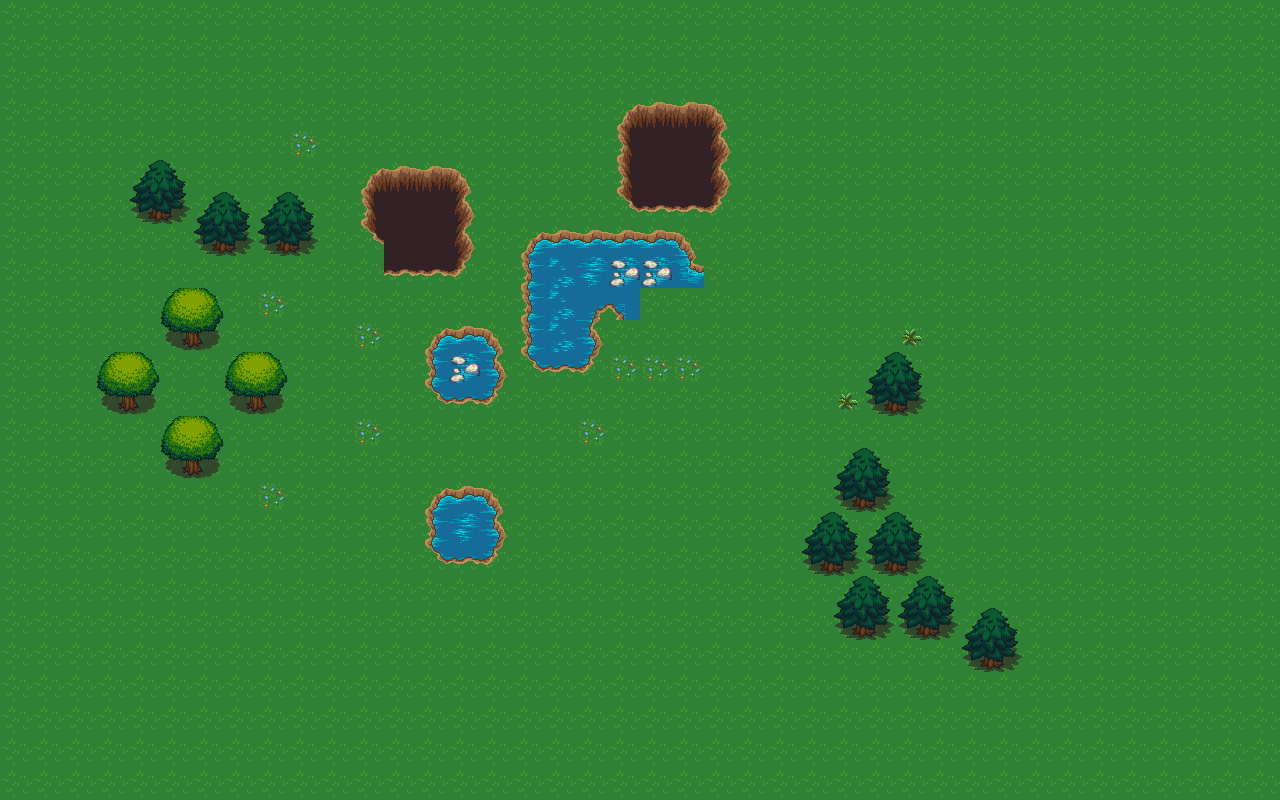

This game map was drawn from its Tiled (.tmx) file and the tilesets committed beside it. A one-line description and the full map source follow:
An orthogonal 40x25 tile map with 32x32 px tiles, 2 tile layers (Tile Layer 2, Tile Layer 1).

<map version="1.2" tiledversion="1.3.3" orientation="orthogonal" renderorder="right-down" width="40" height="25" tilewidth="32" tileheight="32" infinite="0" nextlayerid="3" nextobjectid="1">
 <tileset firstgid="1" source="tiled.tsx" />
 <layer id="2" name="Tile Layer 2" width="40" height="25">
  <data encoding="csv">
1,1,1,1,1,1,1,1,1,1,1,1,1,1,1,1,1,1,1,1,1,1,1,1,1,1,1,1,1,1,1,1,1,1,1,1,1,1,1,1,
1,1,1,1,1,1,1,1,1,1,1,1,1,1,1,1,1,1,1,1,1,1,1,1,1,1,1,1,1,1,1,1,1,1,1,1,1,1,1,1,
1,1,1,1,1,1,1,1,1,1,1,1,1,1,1,1,1,1,1,1,1,1,1,1,1,1,1,1,1,1,1,1,1,1,1,1,1,1,1,1,
1,1,1,1,1,1,1,1,1,1,1,1,1,1,1,1,1,1,1,1,1,1,1,1,1,1,1,1,1,1,1,1,1,1,1,1,1,1,1,1,
1,1,1,1,1,1,1,1,1,2,1,1,1,1,1,1,1,1,1,7,8,9,1,1,1,1,1,1,1,1,1,1,1,1,1,1,1,1,1,1,
1,1,1,1,1,1,1,1,1,1,1,7,8,9,1,1,1,1,1,23,24,25,1,1,1,1,1,1,1,1,1,1,1,1,1,1,1,1,1,1,
1,1,1,1,1,1,1,1,1,1,1,23,24,25,1,1,1,1,1,39,40,41,1,1,1,1,1,1,1,1,1,1,1,1,1,1,1,1,1,1,
1,1,1,1,1,1,1,1,1,1,1,39,40,41,1,1,1,1,1,1,0,1,1,1,1,1,1,1,1,1,1,1,1,1,1,1,1,1,1,1,
1,1,1,1,1,1,1,1,1,1,1,1,1,1,1,1,1,1,134,1,1,1,1,1,1,1,1,1,1,1,1,1,1,1,1,1,1,1,1,1,
1,1,1,1,1,1,1,1,2,1,1,1,1,1,1,1,1,1,1,1,1,1,1,1,1,1,1,1,1,1,1,1,1,1,1,1,1,1,1,1,
1,1,1,1,1,1,1,1,1,1,1,2,1,1,1,1,1,1,1,1,1,1,1,1,1,1,1,1,1,1,1,1,1,1,1,1,1,1,1,1,
1,1,1,1,1,1,1,1,1,1,1,1,1,1,1,1,1,1,1,2,2,2,1,1,1,1,1,1,1,1,1,1,1,1,1,1,1,1,1,1,
1,1,1,1,1,1,1,1,1,1,1,1,1,1,1,1,1,1,1,1,1,1,1,1,1,1,1,1,1,1,1,1,1,1,1,1,1,1,1,1,
1,1,1,1,1,1,1,1,1,1,1,2,1,1,1,1,1,1,2,1,1,1,1,1,1,1,1,1,1,1,1,1,1,1,1,1,1,1,1,1,
1,1,1,1,1,1,1,1,1,1,1,1,1,1,1,1,1,1,1,1,1,1,1,1,1,1,1,1,1,1,1,1,1,1,1,1,1,1,1,1,
1,1,1,1,1,1,1,1,2,1,1,1,1,1,1,0,1,1,1,1,1,1,1,1,1,1,1,1,1,1,1,1,1,1,1,1,1,1,1,1,
1,1,1,1,1,1,1,1,1,1,1,1,1,1,1,1,1,1,1,1,1,1,1,1,1,1,1,1,1,1,1,1,1,1,1,1,1,1,1,1,
1,1,1,1,1,1,1,1,1,1,1,1,1,1,1,1,1,1,1,1,1,1,1,1,1,1,1,1,1,1,1,1,1,1,1,1,1,1,1,1,
1,1,1,1,1,1,1,1,1,1,1,1,1,1,1,1,1,1,1,1,1,1,1,1,1,1,1,1,1,1,1,1,1,1,1,1,1,1,1,1,
1,1,1,1,1,1,1,1,1,1,1,1,1,1,1,1,1,1,1,1,1,1,1,1,1,1,1,1,1,1,1,1,1,1,1,1,1,1,1,1,
1,1,1,1,1,1,1,1,1,1,1,1,1,1,1,1,1,1,1,1,1,1,1,1,1,1,1,1,1,1,1,1,1,1,1,1,1,1,1,1,
1,1,1,1,1,1,1,1,1,1,1,1,1,1,1,1,1,1,1,1,1,1,1,1,1,1,1,1,1,1,1,1,1,1,1,1,1,1,1,1,
1,1,1,1,1,1,1,1,1,1,1,1,1,1,1,1,1,1,1,1,1,1,1,1,1,1,1,1,1,1,1,1,1,1,1,1,1,1,1,1,
1,1,1,1,1,1,1,1,1,1,1,1,1,1,1,1,1,1,1,1,1,1,1,1,1,1,1,1,1,1,1,1,1,1,1,1,1,1,1,1,
1,1,1,1,1,1,1,1,1,1,1,1,1,1,1,1,1,1,1,1,1,1,1,1,1,1,1,1,1,1,1,1,1,1,1,1,1,1,1,1
</data>
 </layer>
 <layer id="1" name="Tile Layer 1" width="40" height="25">
  <data encoding="csv">
0,0,0,0,0,0,0,0,0,0,0,0,0,0,0,0,0,0,0,0,0,0,0,0,0,0,0,0,0,0,0,0,0,0,0,0,0,0,0,0,
0,0,0,0,0,0,0,0,0,0,0,0,0,0,0,0,0,0,0,0,0,0,0,0,0,0,0,0,0,0,0,0,0,0,0,0,0,0,0,0,
0,0,0,0,0,0,0,0,0,0,0,0,0,0,0,0,0,0,0,0,0,0,0,0,0,0,0,0,0,0,0,0,0,0,0,0,0,0,0,0,
0,0,0,0,0,0,0,0,0,0,0,0,0,0,0,0,0,0,0,7,8,8,9,0,0,0,0,0,0,0,0,0,0,0,0,0,0,0,0,0,
0,0,0,0,0,0,0,0,0,0,0,0,0,0,0,0,0,0,0,23,24,24,25,0,0,0,0,0,0,0,0,0,0,0,0,0,0,0,0,0,
0,0,0,0,97,98,0,0,0,0,0,0,0,8,9,0,0,0,0,0,0,24,25,0,0,0,0,0,0,0,0,0,0,0,0,0,0,0,0,0,
0,0,0,0,113,114,97,98,97,98,0,0,0,24,25,0,0,0,0,0,0,40,41,0,0,0,0,0,0,0,0,0,0,0,0,0,0,0,0,0,
0,0,0,0,0,0,113,114,113,114,0,0,24,24,25,0,117,118,118,118,118,119,0,0,0,0,0,0,0,0,0,0,0,0,0,0,0,0,0,0,
0,0,0,0,0,0,0,0,0,0,0,0,40,40,41,0,133,137,134,11,11,170,0,0,0,0,0,0,0,0,0,0,0,0,0,0,0,0,0,0,
0,0,0,0,0,129,130,0,0,0,0,0,0,0,0,0,133,137,182,183,0,0,0,0,0,0,0,0,0,0,0,0,0,0,0,0,0,0,0,0,
0,0,0,0,0,145,146,0,0,0,0,0,0,117,118,119,133,137,135,0,0,0,0,0,0,0,0,0,50,0,0,0,0,0,0,0,0,0,0,0,
0,0,0,129,130,0,0,129,130,0,0,0,0,133,11,135,149,150,151,0,0,0,0,0,0,0,0,97,98,0,0,0,0,0,0,0,0,0,0,0,
0,0,0,145,146,0,0,145,146,0,0,0,0,149,150,151,0,0,0,0,0,0,0,0,0,0,50,113,114,0,0,0,0,0,0,0,0,0,0,0,
0,0,0,0,0,129,130,0,0,0,0,0,0,0,0,0,0,0,0,0,0,0,0,0,0,0,0,0,0,0,0,0,0,0,0,0,0,0,0,0,
0,0,0,0,0,145,146,0,0,0,0,0,0,0,0,0,0,0,0,0,0,0,0,0,0,0,97,98,0,0,0,0,0,0,0,0,0,0,0,0,
0,0,0,0,0,0,0,0,0,0,0,0,0,117,118,119,0,0,0,0,0,0,0,0,0,0,113,114,0,0,0,0,0,0,0,0,0,0,0,0,
0,0,0,0,0,0,0,0,0,0,0,0,0,133,134,135,0,0,0,0,0,0,0,0,0,97,98,97,98,0,0,0,0,0,0,0,0,0,0,0,
0,0,0,0,0,0,0,0,0,0,0,0,0,149,150,151,0,0,0,0,0,0,0,0,0,113,114,113,114,0,0,0,0,0,0,0,0,0,0,0,
0,0,0,0,0,0,0,0,0,0,0,0,0,0,0,0,0,0,0,0,0,0,0,0,0,0,97,98,97,98,0,0,0,0,0,0,0,0,0,0,
0,0,0,0,0,0,0,0,0,0,0,0,0,0,0,0,0,0,0,0,0,0,0,0,0,0,113,114,113,114,97,98,0,0,0,0,0,0,0,0,
0,0,0,0,0,0,0,0,0,0,0,0,0,0,0,0,0,0,0,0,0,0,0,0,0,0,0,0,0,0,113,114,0,0,0,0,0,0,0,0,
0,0,0,0,0,0,0,0,0,0,0,0,0,0,0,0,0,0,0,0,0,0,0,0,0,0,0,0,0,0,0,0,0,0,0,0,0,0,0,0,
0,0,0,0,0,0,0,0,0,0,0,0,0,0,0,0,0,0,0,0,0,0,0,0,0,0,0,0,0,0,0,0,0,0,0,0,0,0,0,0,
0,0,0,0,0,0,0,0,0,0,0,0,0,0,0,0,0,0,0,0,0,0,0,0,0,0,0,0,0,0,0,0,0,0,0,0,0,0,0,0,
0,0,0,0,0,0,0,0,0,0,0,0,0,0,0,0,0,0,0,0,0,0,0,0,0,0,0,0,0,0,0,0,0,0,0,0,0,0,0,0
</data>
 </layer>
</map>
